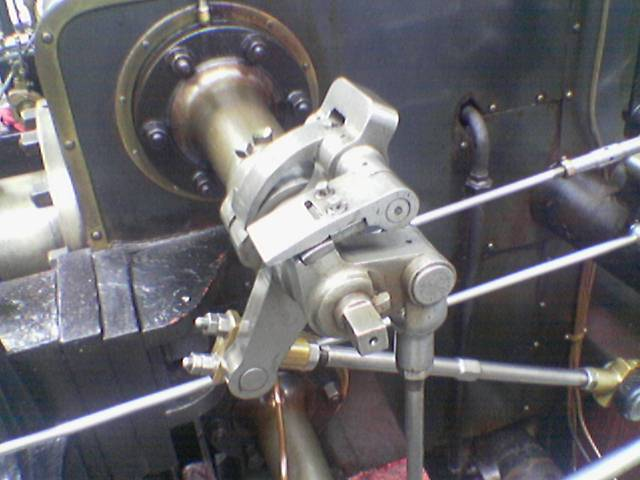
#> input picture valve.png, 640 x 480 px, found by its file name
$ python gaussian_filter.py valve.png
#> lines starting #> are read from the running program, lines starting #| are printed output that depends on the picture
from __future__ import division
from numpy import array, zeros, abs
from numpy.fft import fft2, ifft2
from PIL import Image
from matplotlib.pyplot import imshow, show, subplot, figure, gray, title, axis

def gaussian(im):
    b = array([[2, 4,  5,  2,  2],
               [4, 9,  12, 9,  4],
               [5, 12, 15, 12, 5],
               [4, 9,  12, 9,  4],
               [2, 4,  5,  4,  2]]) / 156
    kernel = zeros(im.shape)
    kernel[:b.shape[0], :b.shape[1]] = b

    fim = fft2(im)
    fkernel = fft2(kernel)
    fil_im = ifft2(fim * fkernel)

    return abs(fil_im).astype(int)

if __name__ == "__main__":
    # [4 lines of commented-out code are left out]
    im_path = '/tfshare/PycharmProjects/canny/valve.png'
    im = array(Image.open(im_path))
#> im is the input picture: shape (480, 640, 3); mean R, G, B 106.3, 104.8, 108.9
    im = im[:, :, 0]
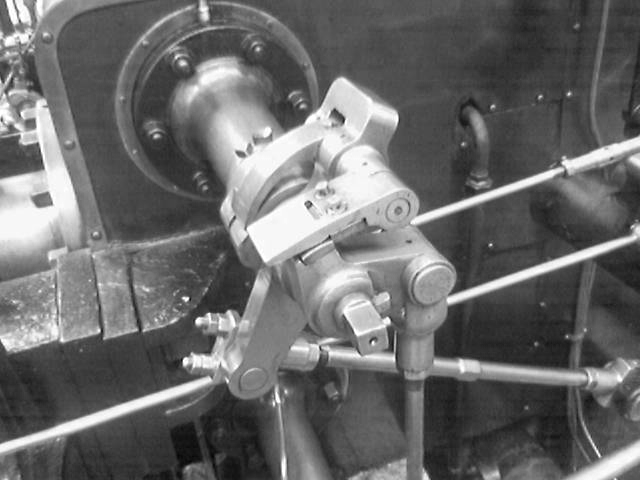
#> im: shape (480, 640); min 3, max 255, mean 106.3
    gray()

    subplot(1, 2, 1)
    imshow(im)
    axis('off')
    title('Original')

    subplot(1, 2, 2)
    imshow(gaussian(im))
#> in gaussian, `return abs(fil_im).astype(int)`:
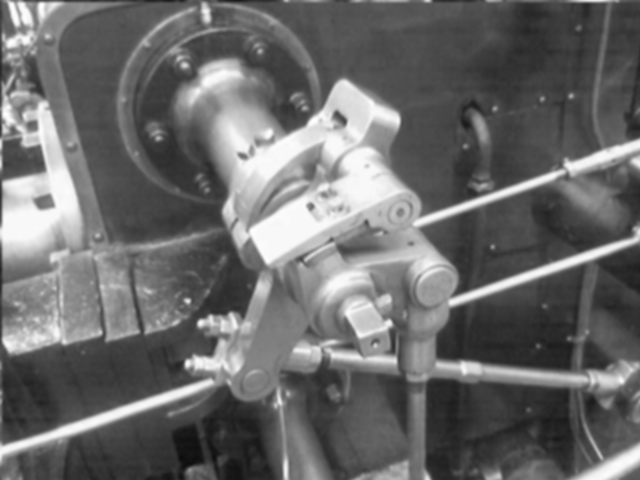
#> returned value: shape (480, 640) int64; min 12, max 255, mean 106.5
    axis('off')
    title('Filtered')

    show()
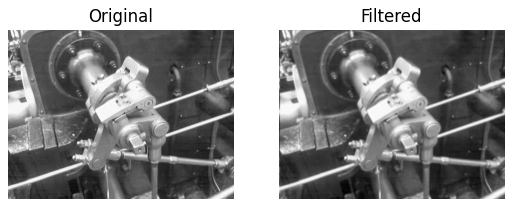
#> figure drawn by matplotlib, 2 panels

$ run again, with emilia.jpg saved as valve.png
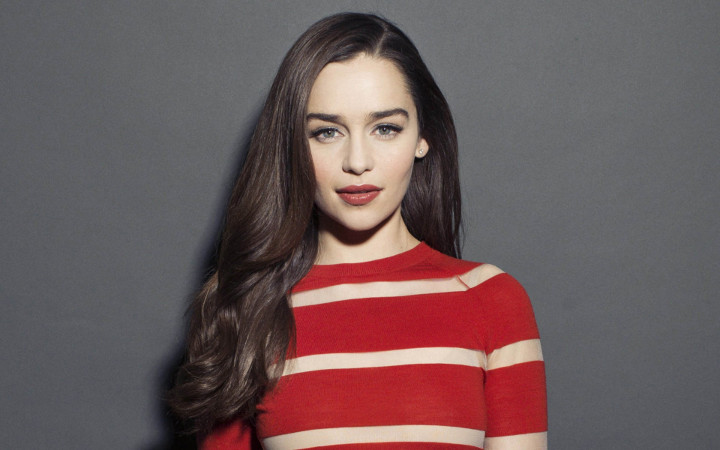
#> input picture emilia.jpg, 720 x 450 px, found by its file name
#> im is the input picture: shape (450, 720, 3); mean R, G, B 108.6, 89.7, 90.9
#> im: shape (450, 720)
#> in gaussian, `return abs(fil_im).astype(int)`:
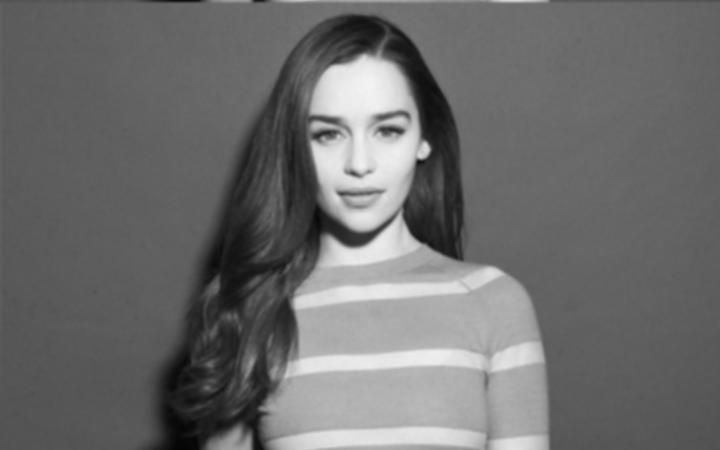
#> returned value: shape (450, 720) int64; min 5, max 244, mean 108.8
#> `show()`:
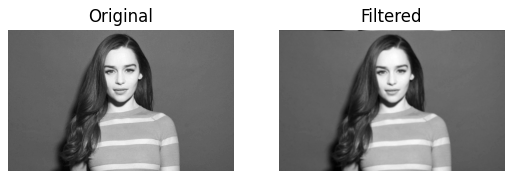
#> figure drawn by matplotlib, 2 panels
